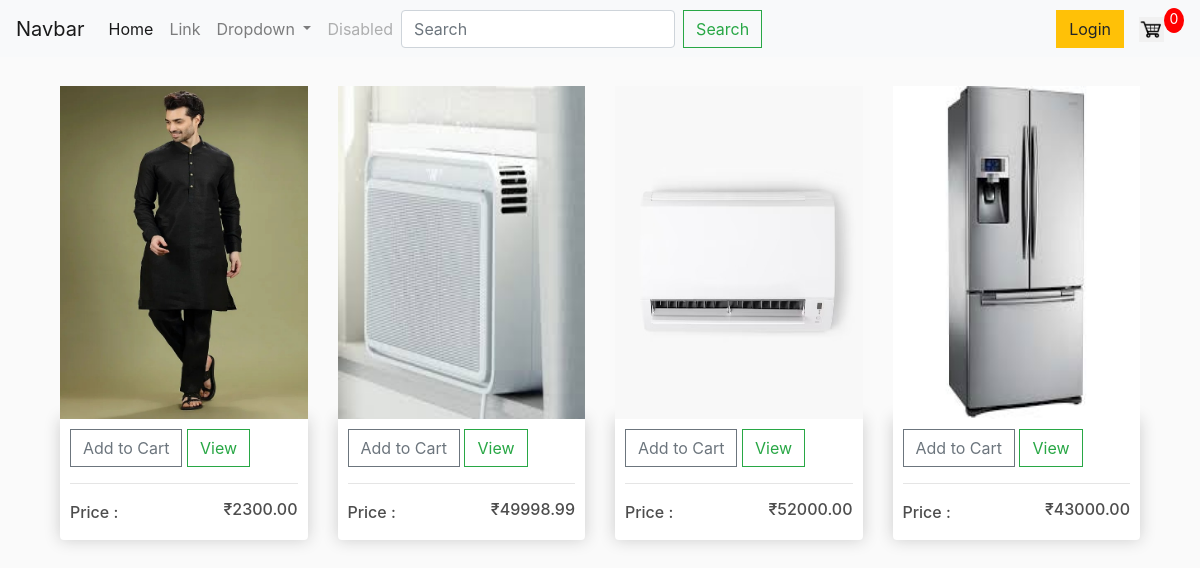
The app's page /product/ with its own data.
### app/models.py (models this page shows, shortened)
class Product(models.Model):
    name = models.CharField(max_length=255)
    description = models.TextField()
    price = models.DecimalField(max_digits=10, decimal_places=2)
    image = models.ImageField(upload_to='pro_img')
    category = models.ForeignKey('Category', on_delete=models.SET_NULL, null=True)
    brand = models.CharField(max_length=100)
    stock_quantity = models.PositiveIntegerField()
    created_at = models.DateTimeField(auto_now_add=True)
    updated_at = models.DateTimeField(auto_now=True)
    catelog=models.ForeignKey('Catelog',on_delete=models.SET_NULL, null=True)

### app/views.py (the view)
# urls.py: path('product/', views.products_list,name='product'),
def products_list(request):
    mymembers=Product.objects.all()
    template=loader.get_template('base.html')
    context={ 'mymembers':mymembers,
             }
    return HttpResponse(template.render(context,request))

### app/templates/base.html (shortened to what this page needs)
{% extends 'master.html' %}
    {% block content %}
        <div class="container">
            <div class="row" >
            {% for x in mymembers%}
                <div class="col-lg-3 "><a href="/details/{{x.id}}">
                    <img width="100%" height="67%" style="margin-top: 5px;" src="/static/images/{{x.image}}">
                    <div class="box-element product"></a>
                       <button  class="btn btn-outline-secondary add-btn">Add to Cart</button>
                        <a class="btn btn-outline-success" href="#">View</a>
                        <hr>
                        <div style="margin: 0px;">
                        <h6 style="display: inline-block; "> Price :</h6>
                        <h6 style="float: right;"> ₹{{x.price}}</h6>
                        </div>
                    </div>
                </div>
            {% endfor %}
    {% endblock %}

### app/static/css/main.css (style rules this page uses)
body { background-color: hsl(0, 0%, 98%); }
h1,h2,h3,h4,h5,h6 { color:hsl(0, 0%, 30%); }
.box-element { box-shadow:hsl(0, 0%, 80%) 0 0 16px; background-color: #fff; border-radius: 4px; padding: 10px; }
.product { border-radius: 0 0 4px 4px; }
.btn { border-radius: 0; }

### records on screen
Product: image (picture), price "2300.00"
Product: image (picture), price "49998.99"
Product: image (picture), price "52000.00"
Product: image (picture), price "43000.00"
